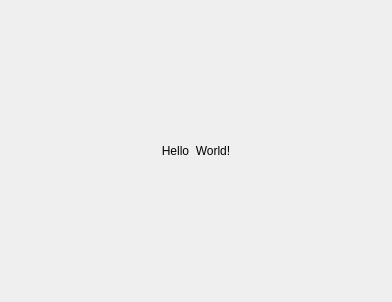
<?xml version="1.0" encoding="UTF-8"?>
<ui version="4.0">
 <class>GLabelView</class>
 <widget class="QWidget" name="GLabelView">
  <property name="geometry">
   <rect>
    <x>0</x>
    <y>0</y>
    <width>392</width>
    <height>302</height>
   </rect>
  </property>
  <property name="windowTitle">
   <string>GLabelView</string>
  </property>
  <layout class="QGridLayout" name="gridLayout">
   <item row="0" column="0">
    <widget class="QLabel" name="label">
     <property name="text">
      <string>Hello  World!</string>
     </property>
     <property name="alignment">
      <set>Qt::AlignCenter</set>
     </property>
    </widget>
   </item>
  </layout>
 </widget>
 <resources/>
 <connections/>
</ui>
